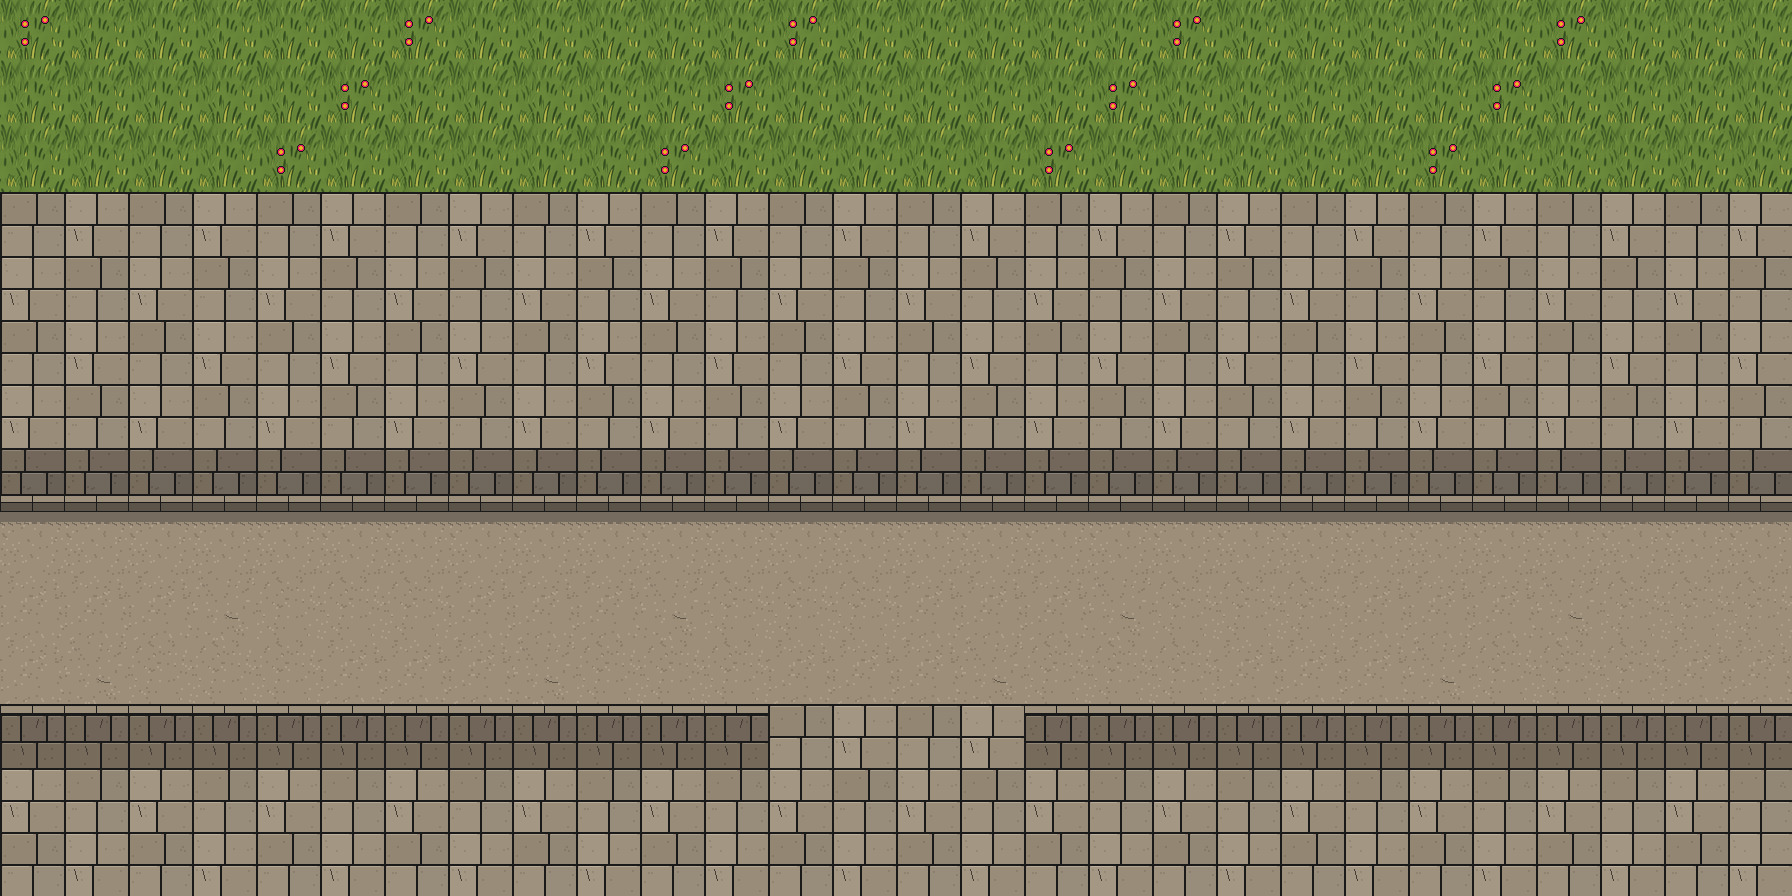

Below is a game level as drawn by its tile map, then a one-line description and the .tmx that defines it (tile-layer data replaced by summaries):
An orthogonal 28x14 tile map with 64x64 px tiles, 1 tile layer (Ground) and 43 objects (24x prop, 5x building, 5x npc, 2x exit, 2x walker, ...).

<map version="1.10" tiledversion="1.10.2" orientation="orthogonal" renderorder="right-down" width="28" height="14" tilewidth="64" tileheight="64" infinite="0" nextlayerid="3" nextobjectid="44">
 <properties>
  <property name="zone" value="festival" />
  <property name="name" value="Quảng trường Hội An Quán" />
  <property name="name_en" value="Assembly Hall Square" />
  <property name="sub" value="Hội An Quán (đấu Boss) và quầy Trà Đá. Tối nay nơi đây có Đêm hội di sản" />
  <property name="sub_en" value="Hoi An Assembly Hall (Boss arena) and the iced-tea stall. Tonight: the Heritage Night" />
  <property name="name_night" value="Đêm hội di sản" />
  <property name="name_night_en" value="Heritage Night" />
  <property name="sub_night" value="Lễ trao danh hiệu Local Host dưới ánh đèn lồng" />
  <property name="sub_night_en" value="The Local Host award ceremony under the lanterns" />
  <property name="card" value="assets/scenes/festival.webp" />
  <property name="light" value="night" />
 </properties>
 <tileset firstgid="1" name="hoian_dongho_tileset_64x64" tilewidth="64" tileheight="64" tilecount="72" columns="8">
  <image source="../../assets/tiles/hoian_dongho_grid_tileset_64x64.png" width="512" height="576" />
  <tile id="16"><properties><property name="collides" type="bool" value="true" /></properties></tile>
  <tile id="17"><properties><property name="collides" type="bool" value="true" /></properties></tile>
  <tile id="18"><properties><property name="collides" type="bool" value="true" /></properties></tile>
  <tile id="19"><properties><property name="collides" type="bool" value="true" /></properties></tile>
  <tile id="20"><properties><property name="collides" type="bool" value="true" /></properties></tile>
  <tile id="21"><properties><property name="collides" type="bool" value="true" /></properties></tile>
  <tile id="22"><properties><property name="collides" type="bool" value="true" /></properties></tile>
  <tile id="23"><properties><property name="collides" type="bool" value="true" /></properties></tile>
  <tile id="24"><properties><property name="collides" type="bool" value="true" /></properties></tile>
  <tile id="25"><properties><property name="collides" type="bool" value="true" /></properties></tile>
  <tile id="26"><properties><property name="collides" type="bool" value="true" /></properties></tile>
  <tile id="27"><properties><property name="collides" type="bool" value="true" /></properties></tile>
  <tile id="28"><properties><property name="collides" type="bool" value="true" /></properties></tile>
  <tile id="29"><properties><property name="collides" type="bool" value="true" /></properties></tile>
  <tile id="30"><properties><property name="collides" type="bool" value="true" /></properties></tile>
  <tile id="31"><properties><property name="collides" type="bool" value="true" /></properties></tile>
  <tile id="34"><properties><property name="collides" type="bool" value="true" /></properties></tile>
  <tile id="35"><properties><property name="collides" type="bool" value="true" /></properties></tile>
 </tileset>
 <layer id="1" name="Ground" width="28" height="14">
  <data>[392 cells, 392 non-empty, 10 distinct tile ids]</data>
 </layer>
 <objectgroup id="2" name="Objects">
  <!-- 43 objects omitted --></objectgroup>
</map>
<!-- 43 of 43 objects omitted -->
